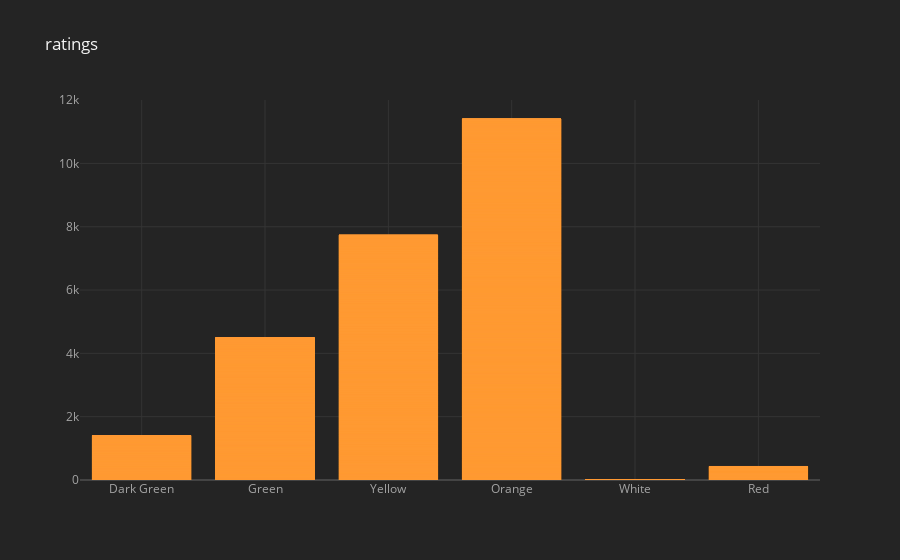

The code cell stored with this chart in its notebook:
### Markdown cell above
## Rating Count

### Code cell
# Count plot
# palette is used to colour the bar in chart.
final_df.iplot(kind = 'bar', x = 'Rating color', y = 'Aggregate rating', title = 'ratings')
sns.countplot(x='Rating color',data=ratings,palette=['black','red','orange','yellow','green','darkgreen'])

### Figure 1 — Plotly figure (JSON) as saved in the notebook; plotly's stock layout.template omitted (floating-point values rounded to 4 significant figures; data arrays with more than 128 entries replaced by an {"elided": "..."} marker saying what was removed)
{"data": [{"marker": {"color": "rgba(255, 153, 51, 0.6)", "line": {"color": "rgba(255, 153, 51, 1.0)", "width": 1}}, "name": "Aggregate rating", "orientation": "v", "text": "", "type": "bar", "x": {"elided": "9551 str values"}, "y": {"elided": "9551 float values"}}], "layout": {"legend": {"bgcolor": "#242424", "font": {"color": "#F4F4F4"}}, "paper_bgcolor": "#242424", "plot_bgcolor": "#242424", "title": {"font": {"color": "#F4F4F4"}, "text": "ratings"}, "xaxis": {"gridcolor": "#343434", "showgrid": true, "tickfont": {"color": "#A4A4A4"}, "title": {"font": {"color": "#A4A4A4"}, "text": ""}, "zerolinecolor": "#444444"}, "yaxis": {"gridcolor": "#343434", "showgrid": true, "tickfont": {"color": "#A4A4A4"}, "title": {"font": {"color": "#A4A4A4"}, "text": ""}, "zerolinecolor": "#444444"}}}
